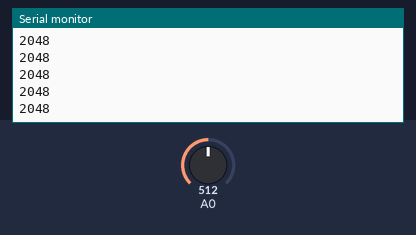
Bench run of a sketch on a simulated Arduino Due. On the bench: the last lines printed to the serial monitor. The test bench sets the inputs (shaded band); at power-on: A0 = 512 (analog values on the 0–1023 scale).

Above: at 1.2 s.
1.3 s: A0 set to 716
At 2.1 s:
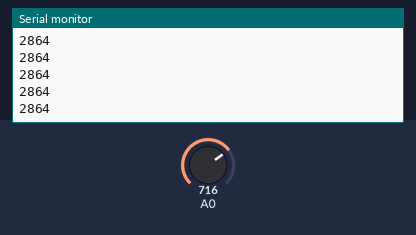
2.8 s: A0 set to 900
At 3.3 s:
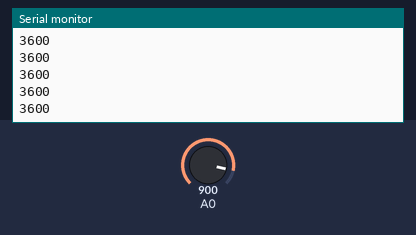
Timing chart, 0 to 5.4 s (numbered marks = the images above; inputs shaded):
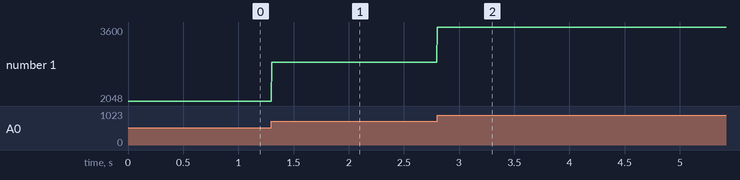

Measured:
- after the input at 1.3 s, the serial monitor: prints a new line at once (image 1)
- after the input at 2.8 s, the serial monitor: prints a new line at once (image 2)
- plotted number 1: 2048 → 2864 after the input at 1.3 s, 2864 → 3600 after the input at 2.8 s

The sketch:

PulseSensorDue.ino
```cpp
//  VARIABLES
int pulsePin = 0;                 // Pulse Sensor purple wire connected to analog pin 0

// these variables are volatile because they are used during the interrupt service routine!
volatile int Signal;                // holds the incoming raw data

void setup() {
  // pulse sensor works best with 3.3V supply, may need the following line depending on your arduino model.
  //analogReference(EXTERNAL);
  // unleash Due power!
  analogReadResolution(12);
  Serial.begin(115200);             // we agree to talk fast!
}

void loop() {
  Signal = analogRead(pulsePin);
  // the data to send culminating in a carriage return
  Serial.println(Signal);
  // simulating a 500hz recordings
  delay(2);                             //  take a break
}
```
